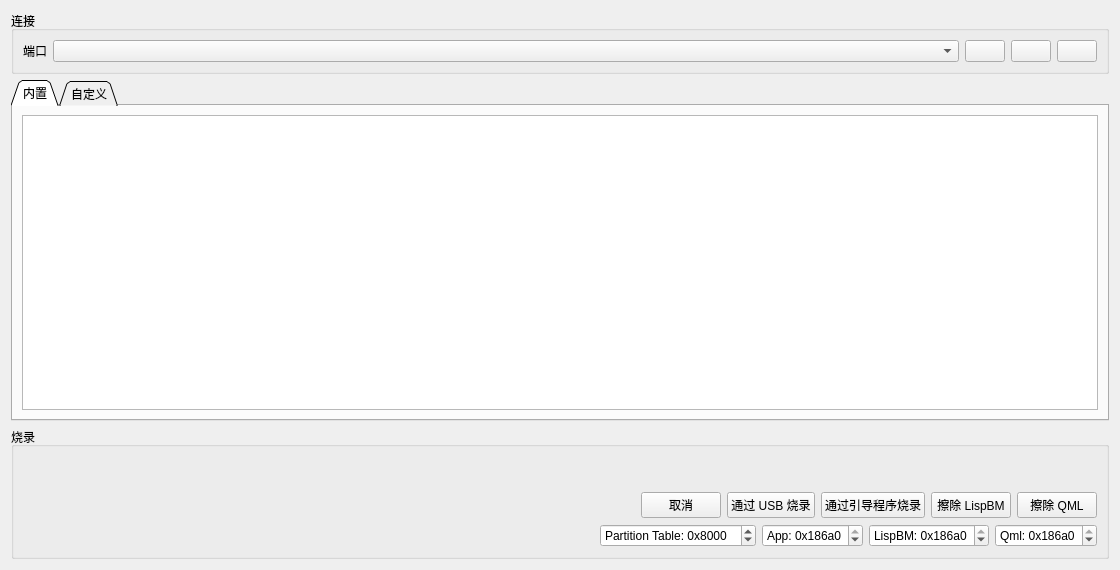
<?xml version="1.0" encoding="UTF-8"?>
<ui version="4.0">
 <class>PageEspProg</class>
 <widget class="QWidget" name="PageEspProg">
  <property name="geometry">
   <rect>
    <x>0</x>
    <y>0</y>
    <width>1120</width>
    <height>570</height>
   </rect>
  </property>
  <property name="windowTitle">
   <string>Form</string>
  </property>
  <layout class="QVBoxLayout" name="verticalLayout_2">
   <item>
    <widget class="QGroupBox" name="groupBox">
     <property name="title">
      <string>连接</string>
     </property>
     <layout class="QVBoxLayout" name="verticalLayout">
      <item>
       <layout class="QHBoxLayout" name="horizontalLayout">
        <item>
         <widget class="QLabel" name="label_2">
          <property name="text">
           <string>端口</string>
          </property>
         </widget>
        </item>
        <item>
         <widget class="QComboBox" name="serialPortBox">
          <property name="sizePolicy">
           <sizepolicy hsizetype="MinimumExpanding" vsizetype="Fixed">
            <horstretch>0</horstretch>
            <verstretch>0</verstretch>
           </sizepolicy>
          </property>
          <property name="toolTip">
           <string>串口</string>
          </property>
         </widget>
        </item>
        <item>
         <widget class="QPushButton" name="serialRefreshButton">
          <property name="sizePolicy">
           <sizepolicy hsizetype="Fixed" vsizetype="Fixed">
            <horstretch>0</horstretch>
            <verstretch>0</verstretch>
           </sizepolicy>
          </property>
          <property name="toolTip">
           <string>刷新串口列表</string>
          </property>
          <property name="text">
           <string/>
          </property>
          <property name="icon">
           <iconset resource="../res.qrc">
            <normaloff>:/res/icons/Refresh-96.png</normaloff>:/res/icons/Refresh-96.png</iconset>
          </property>
         </widget>
        </item>
        <item>
         <widget class="QPushButton" name="serialDisconnectButton">
          <property name="sizePolicy">
           <sizepolicy hsizetype="Fixed" vsizetype="Fixed">
            <horstretch>0</horstretch>
            <verstretch>0</verstretch>
           </sizepolicy>
          </property>
          <property name="toolTip">
           <string>断开连接</string>
          </property>
          <property name="text">
           <string/>
          </property>
          <property name="icon">
           <iconset resource="../res.qrc">
            <normaloff>:/res/icons/Disconnected-96.png</normaloff>:/res/icons/Disconnected-96.png</iconset>
          </property>
         </widget>
        </item>
        <item>
         <widget class="QPushButton" name="serialConnectButton">
          <property name="sizePolicy">
           <sizepolicy hsizetype="Fixed" vsizetype="Fixed">
            <horstretch>0</horstretch>
            <verstretch>0</verstretch>
           </sizepolicy>
          </property>
          <property name="toolTip">
           <string>连接</string>
          </property>
          <property name="text">
           <string/>
          </property>
          <property name="icon">
           <iconset resource="../res.qrc">
            <normaloff>:/res/icons/Connected-96.png</normaloff>:/res/icons/Connected-96.png</iconset>
          </property>
         </widget>
        </item>
       </layout>
      </item>
     </layout>
    </widget>
   </item>
   <item>
    <widget class="QTabWidget" name="tabWidget">
     <property name="tabShape">
      <enum>QTabWidget::TabShape::Triangular</enum>
     </property>
     <property name="currentIndex">
      <number>0</number>
     </property>
     <widget class="QWidget" name="tab">
      <attribute name="title">
       <string>内置</string>
      </attribute>
      <layout class="QVBoxLayout" name="verticalLayout_5">
       <item>
        <widget class="QListWidget" name="fwList">
         <property name="selectionBehavior">
          <enum>QAbstractItemView::SelectionBehavior::SelectRows</enum>
         </property>
        </widget>
       </item>
      </layout>
     </widget>
     <widget class="QWidget" name="tab_2">
      <attribute name="title">
       <string>自定义</string>
      </attribute>
      <layout class="QVBoxLayout" name="verticalLayout_3" stretch="0,1">
       <item>
        <layout class="QGridLayout" name="gridLayout">
         <item row="0" column="0">
          <widget class="QLabel" name="label">
           <property name="text">
            <string>引导程序</string>
           </property>
          </widget>
         </item>
         <item row="0" column="1">
          <widget class="QLineEdit" name="blEdit"/>
         </item>
         <item row="0" column="2">
          <widget class="QPushButton" name="blChooseButton">
           <property name="sizePolicy">
            <sizepolicy hsizetype="Fixed" vsizetype="Fixed">
             <horstretch>0</horstretch>
             <verstretch>0</verstretch>
            </sizepolicy>
           </property>
           <property name="toolTip">
            <string>选择文件...</string>
           </property>
           <property name="text">
            <string/>
           </property>
           <property name="icon">
            <iconset resource="../res.qrc">
             <normaloff>:/res/icons/Open Folder-96.png</normaloff>:/res/icons/Open Folder-96.png</iconset>
           </property>
          </widget>
         </item>
         <item row="1" column="0">
          <widget class="QLabel" name="label_3">
           <property name="text">
            <string>分区表</string>
           </property>
          </widget>
         </item>
         <item row="1" column="1">
          <widget class="QLineEdit" name="partEdit"/>
         </item>
         <item row="1" column="2">
          <widget class="QPushButton" name="partChooseButton">
           <property name="sizePolicy">
            <sizepolicy hsizetype="Fixed" vsizetype="Fixed">
             <horstretch>0</horstretch>
             <verstretch>0</verstretch>
            </sizepolicy>
           </property>
           <property name="toolTip">
            <string>选择文件...</string>
           </property>
           <property name="text">
            <string/>
           </property>
           <property name="icon">
            <iconset resource="../res.qrc">
             <normaloff>:/res/icons/Open Folder-96.png</normaloff>:/res/icons/Open Folder-96.png</iconset>
           </property>
          </widget>
         </item>
         <item row="2" column="0">
          <widget class="QLabel" name="label_4">
           <property name="text">
            <string>应用</string>
           </property>
          </widget>
         </item>
         <item row="2" column="1">
          <widget class="QLineEdit" name="appEdit"/>
         </item>
         <item row="2" column="2">
          <widget class="QPushButton" name="appChooseButton">
           <property name="sizePolicy">
            <sizepolicy hsizetype="Fixed" vsizetype="Fixed">
             <horstretch>0</horstretch>
             <verstretch>0</verstretch>
            </sizepolicy>
           </property>
           <property name="toolTip">
            <string>选择文件...</string>
           </property>
           <property name="text">
            <string/>
           </property>
           <property name="icon">
            <iconset resource="../res.qrc">
             <normaloff>:/res/icons/Open Folder-96.png</normaloff>:/res/icons/Open Folder-96.png</iconset>
           </property>
          </widget>
         </item>
        </layout>
       </item>
       <item>
        <spacer name="verticalSpacer">
         <property name="orientation">
          <enum>Qt::Orientation::Vertical</enum>
         </property>
         <property name="sizeHint" stdset="0">
          <size>
           <width>20</width>
           <height>148</height>
          </size>
         </property>
        </spacer>
       </item>
      </layout>
     </widget>
    </widget>
   </item>
   <item>
    <widget class="QGroupBox" name="groupBox_2">
     <property name="title">
      <string>烧录</string>
     </property>
     <layout class="QVBoxLayout" name="verticalLayout_4">
      <item>
       <widget class="DisplayPercentage" name="progWidget" native="true">
        <property name="sizePolicy">
         <sizepolicy hsizetype="MinimumExpanding" vsizetype="Preferred">
          <horstretch>0</horstretch>
          <verstretch>0</verstretch>
         </sizepolicy>
        </property>
        <property name="minimumSize">
         <size>
          <width>0</width>
          <height>30</height>
         </size>
        </property>
       </widget>
      </item>
      <item>
       <layout class="QHBoxLayout" name="horizontalLayout_2">
        <item>
         <spacer name="horizontalSpacer_2">
          <property name="orientation">
           <enum>Qt::Orientation::Horizontal</enum>
          </property>
          <property name="sizeHint" stdset="0">
           <size>
            <width>40</width>
            <height>20</height>
           </size>
          </property>
         </spacer>
        </item>
        <item>
         <widget class="QPushButton" name="cancelButton">
          <property name="text">
           <string>取消</string>
          </property>
         </widget>
        </item>
        <item>
         <widget class="QPushButton" name="flashButton">
          <property name="text">
           <string>通过 USB 烧录</string>
          </property>
          <property name="icon">
           <iconset resource="../res.qrc">
            <normaloff>:/res/icons/Download-96.png</normaloff>:/res/icons/Download-96.png</iconset>
          </property>
         </widget>
        </item>
        <item>
         <widget class="QPushButton" name="flashBlButton">
          <property name="toolTip">
           <string>通过引导程序烧录。要求 VESC 固件已存在。</string>
          </property>
          <property name="text">
           <string>通过引导程序烧录</string>
          </property>
         </widget>
        </item>
        <item>
         <widget class="QPushButton" name="eraseLispButton">
          <property name="text">
           <string>擦除 LispBM</string>
          </property>
         </widget>
        </item>
        <item>
         <widget class="QPushButton" name="eraseQmlButton">
          <property name="text">
           <string>擦除 QML</string>
          </property>
         </widget>
        </item>
       </layout>
      </item>
      <item>
       <layout class="QHBoxLayout" name="horizontalLayout_3">
        <item>
         <spacer name="horizontalSpacer">
          <property name="orientation">
           <enum>Qt::Orientation::Horizontal</enum>
          </property>
          <property name="sizeHint" stdset="0">
           <size>
            <width>40</width>
            <height>20</height>
           </size>
          </property>
         </spacer>
        </item>
        <item>
         <widget class="QSpinBox" name="partOffsetBox">
          <property name="prefix">
           <string>Partition Table: 0x</string>
          </property>
          <property name="maximum">
           <number>9999999</number>
          </property>
          <property name="value">
           <number>32768</number>
          </property>
          <property name="displayIntegerBase">
           <number>16</number>
          </property>
         </widget>
        </item>
        <item>
         <widget class="QSpinBox" name="appOffsetBox">
          <property name="prefix">
           <string>App: 0x</string>
          </property>
          <property name="maximum">
           <number>9999999</number>
          </property>
          <property name="value">
           <number>131072</number>
          </property>
          <property name="displayIntegerBase">
           <number>16</number>
          </property>
         </widget>
        </item>
        <item>
         <widget class="QSpinBox" name="lispOffsetBox">
          <property name="prefix">
           <string>LispBM: 0x</string>
          </property>
          <property name="maximum">
           <number>9999999</number>
          </property>
          <property name="value">
           <number>3407872</number>
          </property>
          <property name="displayIntegerBase">
           <number>16</number>
          </property>
         </widget>
        </item>
        <item>
         <widget class="QSpinBox" name="qmlOffsetBox">
          <property name="prefix">
           <string>Qml: 0x</string>
          </property>
          <property name="maximum">
           <number>9999999</number>
          </property>
          <property name="value">
           <number>3932160</number>
          </property>
          <property name="displayIntegerBase">
           <number>16</number>
          </property>
         </widget>
        </item>
       </layout>
      </item>
     </layout>
    </widget>
   </item>
  </layout>
 </widget>
 <customwidgets>
  <customwidget>
   <class>DisplayPercentage</class>
   <extends>QWidget</extends>
   <header>widgets/displaypercentage.h</header>
   <container>1</container>
  </customwidget>
 </customwidgets>
 <resources>
  <include location="../res.qrc"/>
 </resources>
 <connections/>
</ui>
